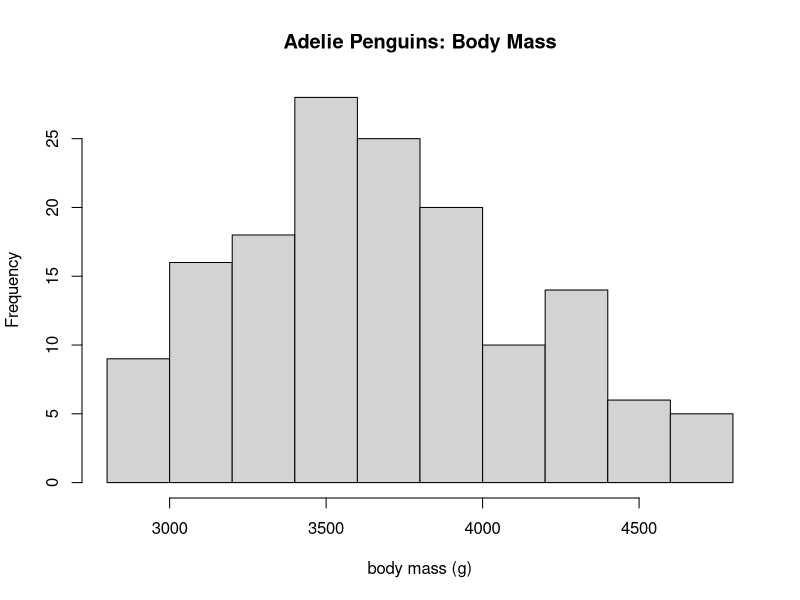
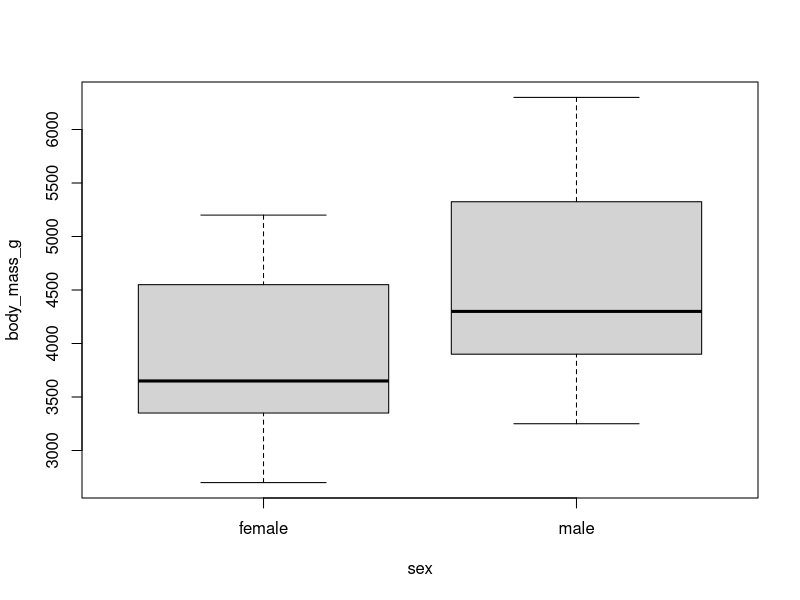
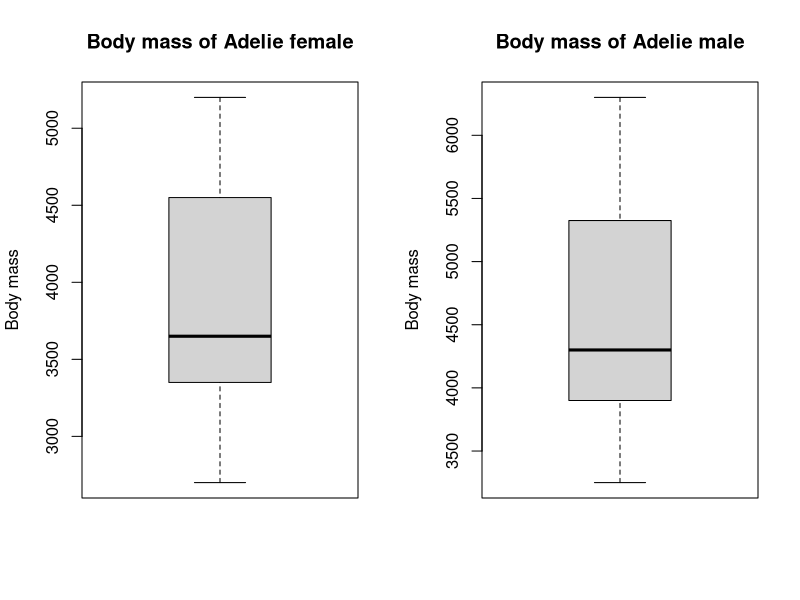

R code for these plots, in order:
## ---- chunk 1
require(palmerpenguins)
dat_ade = droplevels(subset(penguins, species == "Adelie"))

hist(dat_ade$body_mass_g, main = "Adelie Penguins: Body Mass", xlab = "body mass (g)")

boxplot(body_mass_g ~ sex, data= penguins)
## ---- chunk 2
Adelie <- droplevels(subset(penguins, species == "Adelie"))

Adelie_female <- droplevels(subset(penguins, sex == "female"))

Adelie_male <- droplevels(subset(penguins, sex == "male"))

par(mfrow = c(1,2))

boxplot(Adelie_female$body_mass_g, main = "Body mass of Adelie female",
        ylab = "Body mass", xlab= "")

boxplot(Adelie_male$body_mass_g, main = "Body mass of Adelie male",
        ylab = "Body mass", xlab= "")

## ---- chunk 3
Adelie_female <- droplevels(subset(penguins, sex == "female"))
t.test(Adelie_female$body_mass_g, alternative = "two.sided", mu= 0 )
## ---- chunk 4
Adelie_male <- droplevels(subset(penguins, sex == "male"))
t.test(Adelie_male$body_mass_g, alternative = "greater", mu = 4000)
## ---- chunk 5
t.test(Adelie_male$body_mass_g, Adelie_female$body_mass_g)
## ---- chunk 6

t.test(Adelie_male$body_mass_g, Adelie_female$body_mass_g, alternative = "greater")

## ---- chunk 7
t.test(Adelie_male$body_mass_g, Adelie_female$body_mass_g, alternative = "less")
